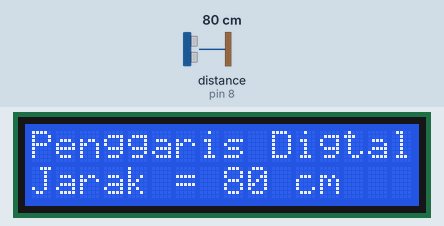
Simulated run of this sketch. Board: Arduino Uno, built with avr-gcc and run on an emulated ATmega328P. Parts: 16×2 character LCD. Wiring (inferred from the names in the program): ultrasonic range finder: trigger pin 9; echo pin 8. The inputs (shaded band) are chosen by the test bench; at power-on: distance to the obstacle (sensor on pin 8) 80 cm. The echo pulse lasts 58.3 µs per cm.

Above: at 1.2 s.
1.3 s: distance to the obstacle (sensor on pin 8) set to 2 cm
At 1.46 s:
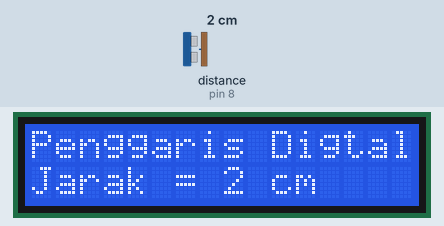
3.7 s: distance to the obstacle (sensor on pin 8) set to 4 cm
At 3.91 s:
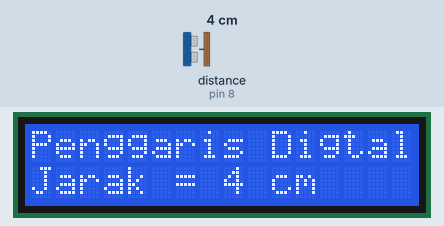
5.2 s: distance to the obstacle (sensor on pin 8) set to 9 cm
At 5.45 s:
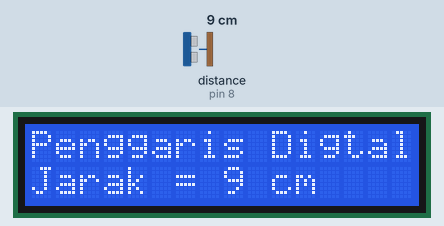

The sketch:

ultrasonic_dan_lcd_baru.ino
```cpp
#include <LiquidCrystal.h>
#define echo 8
#define trig 9
float pulseTime = 0;  // variabe pulsa

LiquidCrystal lcd(2, 3, 4, 5, 6, 7);

void setup() {
 lcd.begin(16, 2);

 pinMode(trig, OUTPUT);
 pinMode(echo, INPUT);
}

void loop() {
 digitalWrite(trig, HIGH);
 delayMicroseconds(10);
 digitalWrite(trig, LOW);

 pulseTime = pulseIn(echo, HIGH);

 lcd.setCursor(0,0);
 lcd.print("Penggaris Digtal");

 lcd.setCursor(0,1);
 lcd.print("Jarak = ");
 lcd.print(round(pulseTime / 58.26), DEC);
 lcd.print(" cm");

 delay(300);
 lcd.clear();
}
```

Measured:
- after the input at 1.3 s, the display: first differs from a run without the input at once (image 1)
- after the input at 3.7 s, the display: first differs from a run without the input after 0.07 s (image 2)
- after the input at 5.2 s, the display: first differs from a run without the input after 0.10 s (image 3)
